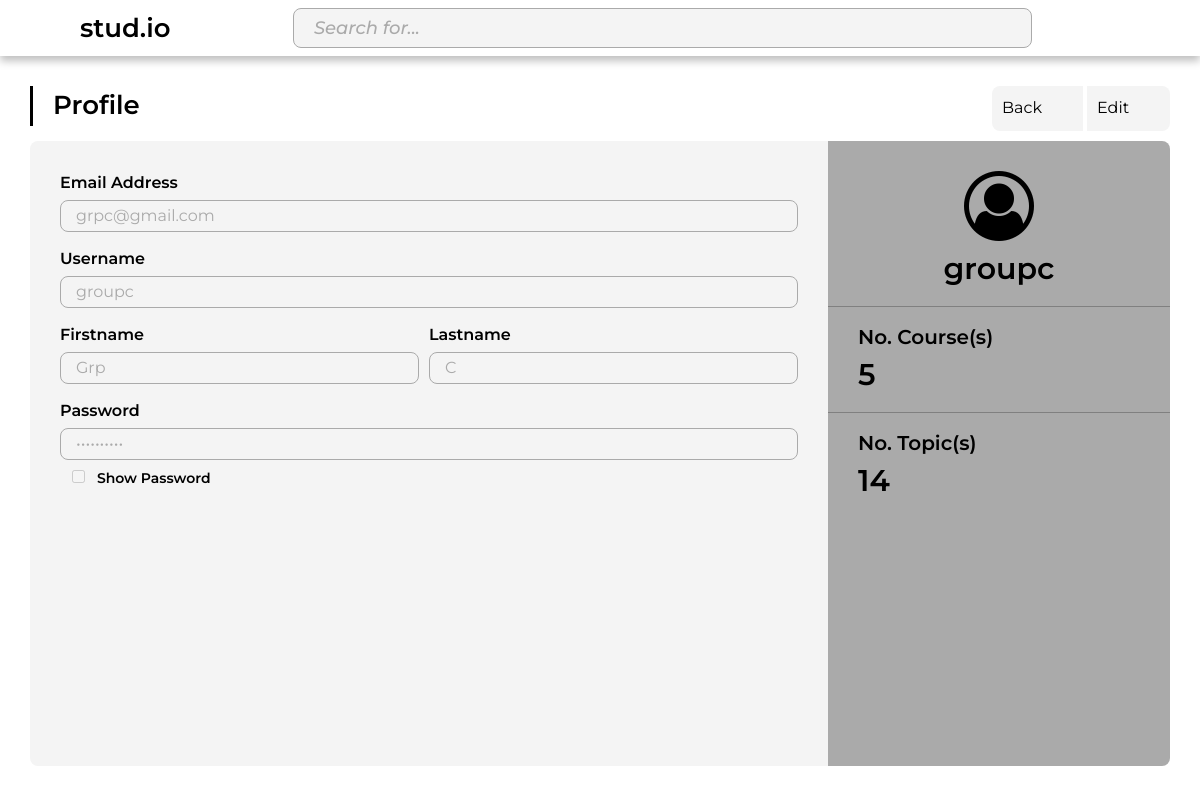
The page /Dev/Profile/index.php (signed in) on the database its author committed.
### tables this page shows
CREATE TABLE `user` (
  `user_ID` int(11) NOT NULL,
  `username` varchar(20) NOT NULL,
  `firstname` varchar(20) NOT NULL,
  `lastname` varchar(20) NOT NULL,
  `email` varchar(50) NOT NULL,
  `password` varchar(50) NOT NULL,
  `theme` varchar(10) NOT NULL DEFAULT 'light'
);

### Dev/skeleton.php (called while the page is built, shortened)
<?php
include '../head.php';
include '../config.php';
$sql = "SELECT theme FROM user where username='$_SESSION[username]';";
$result = $conn->query($sql);
if ($result->num_rows > 0) {
    while ($row = $result->fetch_assoc()) {
        $theme = $row["theme"];
    }
}
?>

### Dev/Profile/profile.php (the view, shortened to what this page needs)
<?php
$sql = "SELECT * FROM user where username='$_SESSION[username]';";
$result = $conn->query($sql);
$user_ID = "$_SESSION[id]";
$email = $username = $firstname = $lastname = $password = "";
if ($result->num_rows > 0) {
    while ($row = $result->fetch_assoc()) {
        $username = $row["username"];
        $firstname = $row["firstname"];
        $lastname = $row["lastname"];
        $email = $row["email"];
        $password = $row["password"];
    }
}
$query = mysqli_query($conn, "SELECT * FROM course where user_ID='$user_ID';");
$count = mysqli_num_rows($query);
if ($count != '0') {
    $row = mysqli_fetch_array($query);
    $id = $row['course_ID'];
}
$cquery = mysqli_query($conn, "SELECT * FROM course where user_ID='$_SESSION[id]';");
$course_count = mysqli_num_rows($cquery);
$tquery = mysqli_query($conn, "SELECT * FROM topic INNER JOIN course ON course.course_ID = topic.course_ID where user_ID='$_SESSION[id]';");
$topic_count = mysqli_num_rows($tquery);
?>
<div class="profile-container">
    <div class="profile-header">
        <div class="profile-title-box">
            <span class="profile-title">Profile</span>
        </div>
        <div class="profile-action-buttons">
            <button id="dashboardButton" class="profile-action-button action-btn" type="button" onclick="location.href='<?php echo '../Dashboard?id=' . $id; ?>'">
                Back <i class="fal fa-solid fa-arrow-left"></i>
            </button>
            <button id="editButton" class="profile-action-button action-btn" type="button" onclick="editProfile()">
                Edit <i class="fal fa-regular fa-edit"></i>
            </button>
        </div>
    </div>
    <div id="profile-content" class="profile-content">
        <div class="profile-left">
            <div id="profile-edit">
                <div class="profile-edit-box">
                    <span>Email Address</span>
                    <input type="text" value="<?php echo $email; ?>" id="email" name="email" disabled required>
                </div>
                <div class="profile-edit-box">
                    <span>Username</span>
                    <input type="text" value="<?php echo $username; ?>" id="username" name="username" disabled required>
                </div>
                <div class="profile-edit-box">
                    <div class="profile-edit-name">
                        <div>
                            <span>Firstname</span>
                            <input type="text" value="<?php echo $firstname; ?>" id="firstname" name="firstname" disabled required>
                        </div>
                        <div>
                            <span>Lastname</span>
                            <input type="text" value="<?php echo $lastname; ?>" id="lastname" name="lastname" disabled required>
                        </div>
                    </div>
                </div>
                <div class="profile-edit-box">
                    <span>Password</span>
                    <input type="password" id="password" name="password" value="<?php echo $password; ?>" disabled required>
                    <input type="checkbox" id="pwVisibility" onclick="showPassword()" disabled><span style="font-size: 14px;">Show Password</span>
                </div>
            </div>
        </div>
        <div class="profile-right">
            <div class="profile-display-box">
                <i class="fal fa fa-user-circle-o"></i>
                <span id="username-display"><?php echo $username; ?></span>
            </div>
            <hr>
            <div class="profile-display-box">
                <span>No. Course(s)</span>
                <span><?php echo $course_count; ?></span>
            </div>
            <hr>
            <div class="profile-display-box">
                <span>No. Topic(s)</span>
                <span><?php echo $topic_count; ?></span>
            </div>
        </div>
    </div>
</div>

### Dev/head.php (shortened to what this page needs)
<!DOCTYPE html>
<html lang="en">
<head>
	<link rel="stylesheet" href="../../Style/style.css">
	<link rel="stylesheet" href="../../Style/index.css">
	<link rel="stylesheet" href="../../Style/navbar.css">
	<link rel="stylesheet" href="../../Style/Dashboard/dashboard.css">
	<link rel="stylesheet" href="../../Style/Profile/profile.css">
	<link rel="stylesheet" href="../../Style/Topic/topic.css">
	<link rel="stylesheet" href="https://pro.fontawesome.com/releases/v5.10.0/css/all.css">
	<link rel="stylesheet" href="https://cdnjs.cloudflare.com/ajax/libs/font-awesome/4.7.0/css/font-awesome.min.css">
	<link rel="stylesheet" href="https://cdn.jsdelivr.net/npm/bootstrap@5.2.1/dist/css/bootstrap.min.css">
	<link rel="stylesheet" type="text/css" href="//cdnjs.cloudflare.com/ajax/libs/jquery-jgrowl/1.4.8/jquery.jgrowl.min.css" />
</head>
</html>

### Dev/Profile/index.php (shortened to what this page needs)
<?php include '../skeleton.php'; ?>
<head>
</head>
<body class="<?php echo $theme; ?>">
    <div class="main-container">
        <?php
        include '../navbar.php';
        include 'profile.php';
        ?>
    </div>
</body>

### Dev/navbar.php (shortened to what this page needs)
<?php
include 'config.php';
$user_ID = "$_SESSION[id]";
$query = mysqli_query($conn, "SELECT * FROM course where user_ID='$user_ID';");
$count = mysqli_num_rows($query);
if ($count != '0') {
    $row = mysqli_fetch_array($query);
    $id = $row['course_ID'];
}
?>
<nav class="navbar navbar-expand-md">
    <div class="container-fluid">
        <ul class="navbar-nav">
            <li class="nav-item">
                <i class="fal fa-solid fa-bars" id="btn"></i>
                <a class="navbar-logo text-decoration-none" href="<?php echo '../Dashboard?id=' . $id; ?>">stud.io</a>
            </li>
            <li class="nav-item search-container">
                <div class="search-bar">
                    <input id="search-input" type="search" placeholder="Search for...">
                    <span class="search-bar_icons">
                        <i class="fal fa-brands fa-search"></i>
                        <i id="filter-icon" class="fal fa-solid fa-sliders"></i>
                    </span>
                </div>
            </li>
            <li class="nav-item setting-container" onclick="toggleSettingFunction()">
                <i class="fal fa-solid fa-gear float-end"></i>
            </li>
        </ul>
    </div>
</nav>

### Style/style.css (style rules this page uses)
* { margin: 0; padding: 0; font-family: 'Montserrat'; color: var(--font); }

### Style/index.css (style rules this page uses)
body { background: var(--bg) !important; }
.fal { font-size: 24px; display: inline-flex !important; align-items: center; }
.action-btn { border-radius: 0px; border: none; background-color: var(--action-btn-bg); color: var(--action-btn-font); font-size: 16px; padding: 10px; outline: none; }
.action-btn:first-child { border-radius: 8px 0 0 8px; }
.action-btn:last-child { border-radius: 0 8px 8px 0; }
.action-btn .fal { vertical-align: middle; margin-left: 8px; }
input[type=text], input[type=password] { border-radius: 8px; border: 1px solid var(--textbox-border); outline: none; background: var(--textbox-bg); padding: 10px 15px; height: 32px; }

### Style/navbar.css (style rules this page uses)
.navbar { width: 100%; background: var(--header-bg); box-shadow: 0px 5px 8px rgba(0, 0, 0, 0.25); }
.nav-item { padding: 0 15px; align-self: center; }
.navbar-nav { flex-direction: row !important; justify-content: space-between; width: 100%; }
.navbar-logo { font-weight: 600; font-size: 26px; color: var(--font); padding-left: 30px; }
.nav-item.search-container { flex: 0.8; }
.search-bar { height: 40px; display: flex; width: 100%; border-radius: 8px; border: 1px solid var(--searchbar-border); background-color: var(--searchbar-bg); }
.search-bar input { width: 100%; outline: none; padding-left: 20px; font-size: 18px; font-weight: 500; background: none; border: none; }
.search-bar input::placeholder { color: var(--searchbar-placeholder); font-size: 18px; font-weight: 500; font-style: italic; }
.search-bar_icons { display: inherit; position: relative; padding-right: 20px; }
.search-bar_icons .fal { padding: 5px; color: var(--searchbar-icon); }

### Style/Profile/profile.css (style rules this page uses)
.profile-container { width: 100%; height: 100%; padding: 30px; }
.profile-header { width: 100%; display: inline-flex; justify-content: space-between; margin-bottom: 10px; }
.profile-title-box { border-left: 3px solid var(--font); margin-bottom: 5px; }
.profile-title { font: var(--font); font-weight: 600; font-size: 26px; margin-left: 20px; }
.profile-action-buttons { float: right; }
.profile-content { --height: calc(100vh - 175px); display: flex; }
.profile-left { width: 70%; height: var(--height); background-color: var(--container-bg-1); border-radius: 8px 0 0 8px; padding: 30px; overflow-y: overlay; }
.profile-right { width: 30%; height: var(--height); background-color: var(--container-bg-2); border-radius: 0 8px 8px 0; overflow-y: overlay; padding: 30px 0; }
.profile-right hr { margin: 15px 0; }
.profile-edit-box { display: block; margin-bottom: 15px; }
.profile-edit-box input { width: 100%; margin-top: 5px; }
.profile-edit-box input:disabled, .profile-edit-box input[disabled] { color: var(--textbox-border); }
.profile-edit-box span { font-weight: 600; }
.profile-edit-name { display: grid; grid-template-columns: 50% 50%; }
.profile-edit-name div:first-child { margin-right: 10px; }
.profile-edit-box input[type="checkbox"] { width: 5%; margin-top: 10px; }
.profile-display-box { padding: 0 30px; }
.profile-display-box:first-child { text-align: center; }
.profile-display-box .fal { font-size: 70px; margin-bottom: 5px; }
.profile-display-box span { font-weight: 600; display: block; overflow-x: hidden; }
.profile-display-box span:first-child { font-size: 20px; }
.profile-display-box span:last-child { font-size: 30px; }

### rows shown on the page
user: email "grpc@gmail.com", username "groupc", firstname "Grp", lastname "C"

### other values the page prints
$course_count "5"
$topic_count "14"
